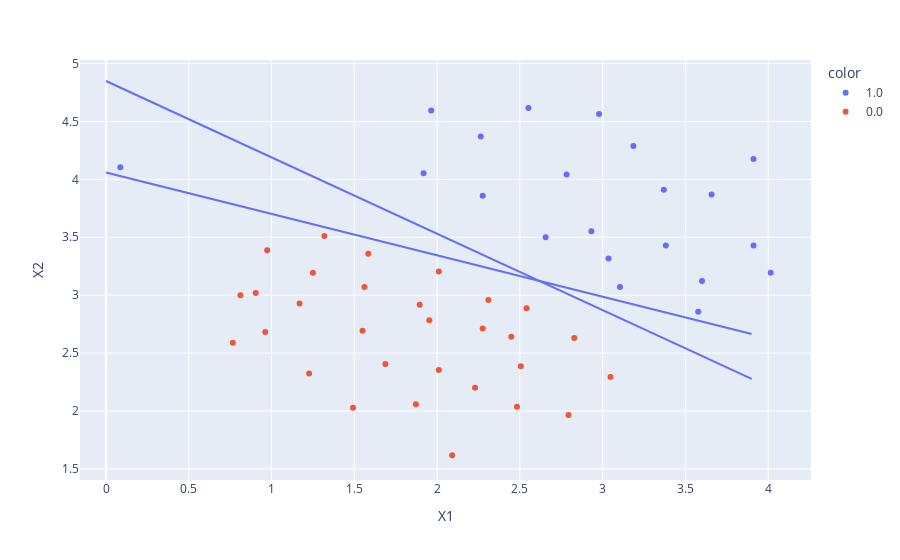

Notebook code cell kept with this figure:
### Code cell
x=np.arange(0,4,0.1)
y=-(svc1.intercept_+svc1.coef_[0,0]*x)/svc1.coef_[0,1]
trace = px.line(x=x,y=y).data[0]
fig.add_trace(trace)

### Figure 1 — Plotly figure (JSON) as saved in the notebook; plotly's stock layout.template omitted (floating-point values rounded to 4 significant figures)
{"data": [{"hovertemplate": "color=1.0<br>X1=%{x}<br>X2=%{y}<extra></extra>", "legendgroup": "1.0", "marker": {"color": "#636efa", "symbol": "circle"}, "mode": "markers", "name": "1.0", "orientation": "v", "showlegend": true, "type": "scatter", "x": [1.964, 2.275, 2.978, 2.932, 3.577, 4.015, 3.381, 3.911, 2.782, 2.552, 3.37, 3.105, 1.918, 2.264, 2.655, 3.186, 3.658, 3.911, 3.6, 3.036, 0.0864], "xaxis": "x", "y": [4.596, 3.859, 4.565, 3.552, 2.856, 3.194, 3.429, 4.176, 4.043, 4.616, 3.91, 3.071, 4.053, 4.371, 3.501, 4.289, 3.869, 3.429, 3.122, 3.317, 4.104], "yaxis": "y"}, {"hovertemplate": "color=0.0<br>X1=%{x}<br>X2=%{y}<extra></extra>", "legendgroup": "0.0", "marker": {"color": "#EF553B", "symbol": "circle"}, "mode": "markers", "name": "0.0", "orientation": "v", "showlegend": true, "type": "scatter", "x": [1.584, 2.01, 1.953, 2.275, 2.31, 2.828, 3.047, 2.483, 2.506, 1.872, 2.01, 1.227, 1.895, 1.561, 1.55, 1.688, 1.492, 0.962, 1.169, 0.8122, 0.9735, 1.25, 1.319, 2.229, 2.448, 2.794, 2.091, 2.54, 0.9044, 0.7661], "xaxis": "x", "y": [3.357, 3.204, 2.784, 2.713, 2.958, 2.631, 2.293, 2.037, 2.385, 2.058, 2.355, 2.324, 2.917, 3.071, 2.692, 2.406, 2.027, 2.682, 2.928, 2.999, 3.388, 3.194, 3.511, 2.201, 2.641, 1.966, 1.618, 2.887, 3.02, 2.59], "yaxis": "y"}, {"hovertemplate": "x=%{x}<br>y=%{y}<extra></extra>", "legendgroup": "", "line": {"color": "#636efa", "dash": "solid"}, "marker": {"symbol": "circle"}, "mode": "lines", "name": "", "orientation": "v", "showlegend": false, "type": "scatter", "x": [0, 0.1, 0.2, 0.3, 0.4, 0.5, 0.6, 0.7, 0.8, 0.9, 1, 1.1, 1.2, 1.3, 1.4, 1.5, 1.6, 1.7, 1.8, 1.9, 2, 2.1, 2.2, 2.3, 2.4, 2.5, 2.6, 2.7, 2.8, 2.9, 3, 3.1, 3.2, 3.3, 3.4, 3.5, 3.6, 3.7, 3.8, 3.9], "xaxis": "x", "y": [4.059, 4.023, 3.987, 3.952, 3.916, 3.88, 3.844, 3.809, 3.773, 3.737, 3.701, 3.666, 3.63, 3.594, 3.558, 3.523, 3.487, 3.451, 3.415, 3.379, 3.344, 3.308, 3.272, 3.236, 3.201, 3.165, 3.129, 3.093, 3.058, 3.022, 2.986, 2.95, 2.915, 2.879, 2.843, 2.807, 2.771, 2.736, 2.7, 2.664], "yaxis": "y"}, {"hovertemplate": "x=%{x}<br>y=%{y}<extra></extra>", "legendgroup": "", "line": {"color": "#636efa", "dash": "solid"}, "marker": {"symbol": "circle"}, "mode": "lines", "name": "", "orientation": "v", "showlegend": false, "type": "scatter", "x": [0, 0.1, 0.2, 0.3, 0.4, 0.5, 0.6, 0.7, 0.8, 0.9, 1, 1.1, 1.2, 1.3, 1.4, 1.5, 1.6, 1.7, 1.8, 1.9, 2, 2.1, 2.2, 2.3, 2.4, 2.5, 2.6, 2.7, 2.8, 2.9, 3, 3.1, 3.2, 3.3, 3.4, 3.5, 3.6, 3.7, 3.8, 3.9], "xaxis": "x", "y": [4.85, 4.784, 4.718, 4.652, 4.586, 4.52, 4.454, 4.388, 4.322, 4.256, 4.19, 4.124, 4.058, 3.992, 3.926, 3.86, 3.795, 3.729, 3.663, 3.597, 3.531, 3.465, 3.399, 3.333, 3.267, 3.201, 3.135, 3.069, 3.003, 2.937, 2.871, 2.805, 2.739, 2.673, 2.608, 2.542, 2.476, 2.41, 2.344, 2.278], "yaxis": "y"}], "layout": {"legend": {"title": {"text": "color"}, "tracegroupgap": 0}, "margin": {"t": 60}, "xaxis": {"anchor": "y", "domain": [0, 1], "title": {"text": "X1"}}, "yaxis": {"anchor": "x", "domain": [0, 1], "title": {"text": "X2"}}}}
